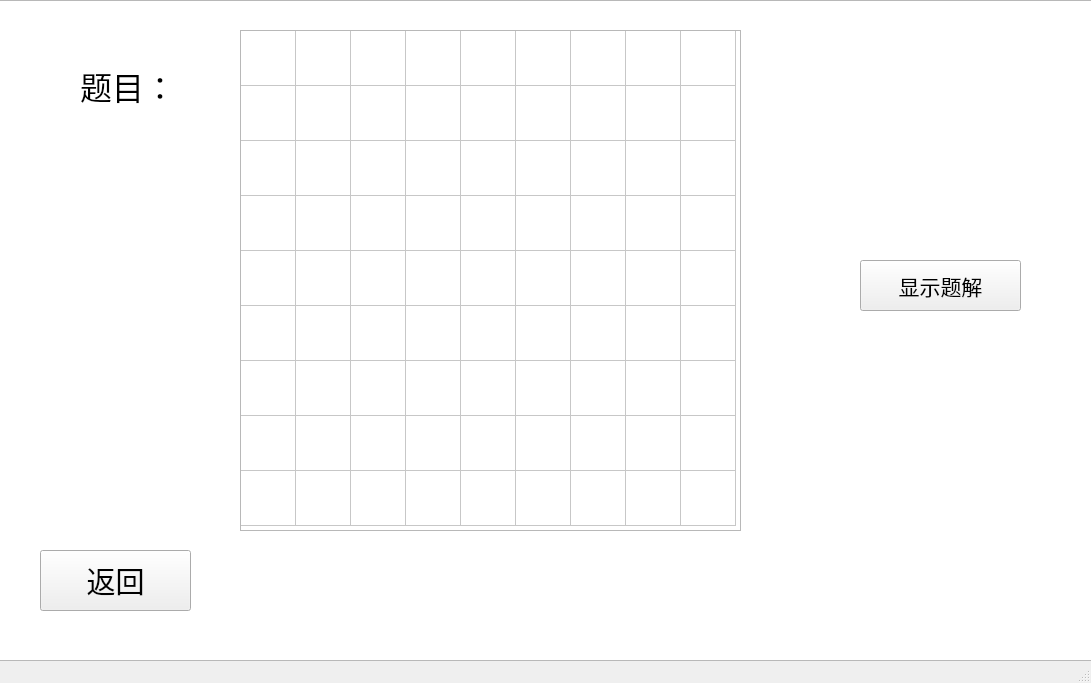
<?xml version="1.0" encoding="UTF-8"?>
<ui version="4.0">
 <class>MainWindow</class>
 <widget class="QMainWindow" name="MainWindow">
  <property name="geometry">
   <rect>
    <x>0</x>
    <y>0</y>
    <width>1091</width>
    <height>683</height>
   </rect>
  </property>
  <property name="windowTitle">
   <string>MainWindow</string>
  </property>
  <widget class="QWidget" name="centralwidget">
   <widget class="QListView" name="listView">
    <property name="geometry">
     <rect>
      <x>-10</x>
      <y>0</y>
      <width>1131</width>
      <height>661</height>
     </rect>
    </property>
    <property name="font">
     <font>
      <kerning>false</kerning>
     </font>
    </property>
    <property name="editTriggers">
     <set>QAbstractItemView::AllEditTriggers</set>
    </property>
   </widget>
   <widget class="QLabel" name="label">
    <property name="geometry">
     <rect>
      <x>80</x>
      <y>40</y>
      <width>301</width>
      <height>91</height>
     </rect>
    </property>
    <property name="font">
     <font>
      <family>Arial</family>
      <pointsize>24</pointsize>
     </font>
    </property>
    <property name="text">
     <string>题目：</string>
    </property>
   </widget>
   <widget class="QPushButton" name="check_button">
    <property name="geometry">
     <rect>
      <x>880</x>
      <y>180</y>
      <width>161</width>
      <height>51</height>
     </rect>
    </property>
    <property name="font">
     <font>
      <family>Arial</family>
      <pointsize>16</pointsize>
     </font>
    </property>
    <property name="text">
     <string>检查</string>
    </property>
   </widget>
   <widget class="QPushButton" name="peek_button">
    <property name="geometry">
     <rect>
      <x>890</x>
      <y>360</y>
      <width>161</width>
      <height>51</height>
     </rect>
    </property>
    <property name="font">
     <font>
      <family>Arial</family>
      <pointsize>16</pointsize>
     </font>
    </property>
    <property name="text">
     <string>偷看答案</string>
    </property>
   </widget>
   <widget class="QPushButton" name="show_button">
    <property name="geometry">
     <rect>
      <x>860</x>
      <y>260</y>
      <width>161</width>
      <height>51</height>
     </rect>
    </property>
    <property name="font">
     <font>
      <family>Arial</family>
      <pointsize>16</pointsize>
     </font>
    </property>
    <property name="text">
     <string>显示题解</string>
    </property>
   </widget>
   <widget class="QLabel" name="peek_count">
    <property name="geometry">
     <rect>
      <x>900</x>
      <y>550</y>
      <width>171</width>
      <height>31</height>
     </rect>
    </property>
    <property name="font">
     <font>
      <family>Arial</family>
      <pointsize>12</pointsize>
     </font>
    </property>
    <property name="text">
     <string>偷看次数：0</string>
    </property>
   </widget>
   <widget class="QLabel" name="game_time">
    <property name="geometry">
     <rect>
      <x>880</x>
      <y>30</y>
      <width>161</width>
      <height>121</height>
     </rect>
    </property>
    <property name="font">
     <font>
      <family>Arial</family>
      <pointsize>12</pointsize>
     </font>
    </property>
    <property name="text">
     <string>游戏时间：00:00</string>
    </property>
   </widget>
   <widget class="QLineEdit" name="check_information">
    <property name="geometry">
     <rect>
      <x>220</x>
      <y>560</y>
      <width>591</width>
      <height>51</height>
     </rect>
    </property>
    <property name="font">
     <font>
      <family>Arial</family>
      <pointsize>16</pointsize>
     </font>
    </property>
    <property name="text">
     <string>这里会显示检查信息！</string>
    </property>
   </widget>
   <widget class="QPushButton" name="game_back">
    <property name="geometry">
     <rect>
      <x>40</x>
      <y>550</y>
      <width>151</width>
      <height>61</height>
     </rect>
    </property>
    <property name="font">
     <font>
      <family>Arial</family>
      <pointsize>22</pointsize>
     </font>
    </property>
    <property name="text">
     <string>返回</string>
    </property>
   </widget>
   <widget class="QTableWidget" name="sudoku_table">
    <property name="enabled">
     <bool>true</bool>
    </property>
    <property name="geometry">
     <rect>
      <x>240</x>
      <y>30</y>
      <width>501</width>
      <height>501</height>
     </rect>
    </property>
    <property name="font">
     <font>
      <family>Arial</family>
      <pointsize>22</pointsize>
     </font>
    </property>
    <property name="verticalScrollBarPolicy">
     <enum>Qt::ScrollBarAsNeeded</enum>
    </property>
    <property name="autoScroll">
     <bool>true</bool>
    </property>
    <property name="editTriggers">
     <set>QAbstractItemView::AllEditTriggers</set>
    </property>
    <property name="tabKeyNavigation">
     <bool>true</bool>
    </property>
    <property name="showDropIndicator" stdset="0">
     <bool>true</bool>
    </property>
    <property name="showGrid">
     <bool>true</bool>
    </property>
    <property name="gridStyle">
     <enum>Qt::SolidLine</enum>
    </property>
    <attribute name="horizontalHeaderVisible">
     <bool>false</bool>
    </attribute>
    <attribute name="horizontalHeaderCascadingSectionResizes">
     <bool>false</bool>
    </attribute>
    <attribute name="horizontalHeaderMinimumSectionSize">
     <number>55</number>
    </attribute>
    <attribute name="horizontalHeaderDefaultSectionSize">
     <number>55</number>
    </attribute>
    <attribute name="horizontalHeaderHighlightSections">
     <bool>false</bool>
    </attribute>
    <attribute name="horizontalHeaderShowSortIndicator" stdset="0">
     <bool>false</bool>
    </attribute>
    <attribute name="horizontalHeaderStretchLastSection">
     <bool>false</bool>
    </attribute>
    <attribute name="verticalHeaderVisible">
     <bool>false</bool>
    </attribute>
    <attribute name="verticalHeaderMinimumSectionSize">
     <number>55</number>
    </attribute>
    <attribute name="verticalHeaderDefaultSectionSize">
     <number>55</number>
    </attribute>
    <attribute name="verticalHeaderHighlightSections">
     <bool>false</bool>
    </attribute>
    <row>
     <property name="text">
      <string/>
     </property>
    </row>
    <row>
     <property name="text">
      <string/>
     </property>
    </row>
    <row>
     <property name="text">
      <string/>
     </property>
    </row>
    <row>
     <property name="text">
      <string/>
     </property>
    </row>
    <row>
     <property name="text">
      <string/>
     </property>
    </row>
    <row>
     <property name="text">
      <string/>
     </property>
    </row>
    <row>
     <property name="text">
      <string/>
     </property>
    </row>
    <row>
     <property name="text">
      <string/>
     </property>
    </row>
    <row>
     <property name="text">
      <string/>
     </property>
    </row>
    <column>
     <property name="text">
      <string/>
     </property>
    </column>
    <column>
     <property name="text">
      <string/>
     </property>
    </column>
    <column>
     <property name="text">
      <string/>
     </property>
    </column>
    <column>
     <property name="text">
      <string/>
     </property>
    </column>
    <column>
     <property name="text">
      <string/>
     </property>
    </column>
    <column>
     <property name="text">
      <string/>
     </property>
    </column>
    <column>
     <property name="text">
      <string/>
     </property>
    </column>
    <column>
     <property name="text">
      <string/>
     </property>
    </column>
    <column>
     <property name="text">
      <string/>
     </property>
    </column>
   </widget>
   <zorder>check_information</zorder>
   <zorder>peek_count</zorder>
   <zorder>peek_button</zorder>
   <zorder>check_button</zorder>
   <zorder>game_time</zorder>
   <zorder>listView</zorder>
   <zorder>label</zorder>
   <zorder>show_button</zorder>
   <zorder>game_back</zorder>
   <zorder>sudoku_table</zorder>
  </widget>
  <widget class="QMenuBar" name="menubar">
   <property name="geometry">
    <rect>
     <x>0</x>
     <y>0</y>
     <width>1091</width>
     <height>26</height>
    </rect>
   </property>
  </widget>
  <widget class="QStatusBar" name="statusbar"/>
 </widget>
 <resources/>
 <connections/>
</ui>
